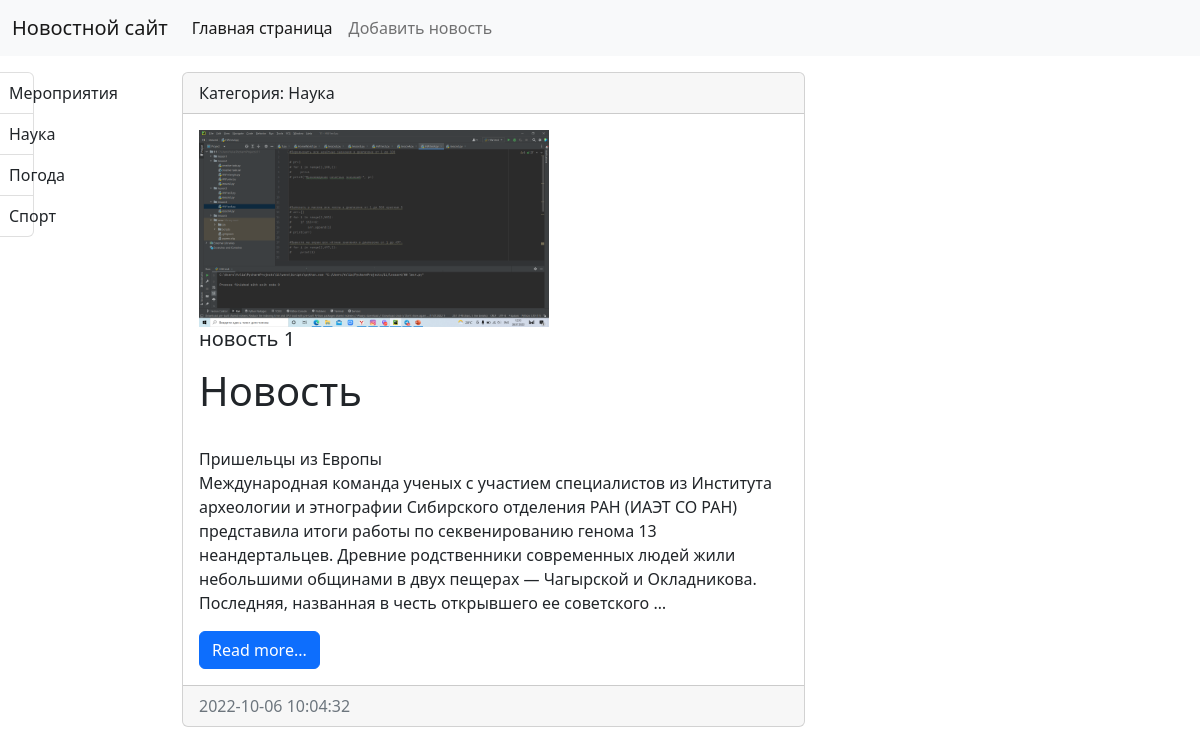
Page /category/1/ on the committed database.
### news/models.py (models this page shows, shortened)
class Category(models.Model):
    title = models.CharField(max_length=150,db_index=True,verbose_name='Наименование категории')
    def __str__(self):
        return self.title
    class Meta:
        verbose_name = 'Категория'
        verbose_name_plural = 'Категория'
        ordering = ['title']

class News(models.Model):
    title=models.CharField(max_length=1500,verbose_name= 'Наименование')
    content=models.TextField(blank=True, verbose_name= 'Контент')
    created_at=models.DateTimeField(auto_now_add=True, verbose_name= 'Дата публикации')
    update_at = models.DateTimeField(auto_now=True,verbose_name= 'Обновлено' )
    photo=models.ImageField(upload_to='photo/%Y/%m/%d/', verbose_name= 'Фото', blank=True)
    is_published=models.BooleanField(default=True, verbose_name= 'Опубликовано')
    category = models.ForeignKey('Category',on_delete=models.PROTECT,null=True,verbose_name='Категория')
    class Meta:
        verbose_name='Новость'
        verbose_name_plural = 'Новости'
        ordering = ['id']

### news/views.py (the view)
# urls.py: path('category/<int:category_id>/',get_category, name='category')
def get_category(request, category_id):
    news = News.objects.filter(category_id=category_id)
    categories = Category.objects.all()
    category =Category.objects.get(pk=category_id)
    context = {
        'news': news,
        'categories': categories,
        'category': category
    }
    return render(request, 'news/category.html', context)

### news/templates/news/category.html (shortened to what this page needs)
{% extends 'base.html' %}
{% block sidebar %}
<div class="col-md-3">
    <div class="list-group">
        {% for item in categories %}
        <a href="{% url 'category' item.pk %}" class="list-group-item list-group-item.action">{{ item.title }}</a>
        {% endfor %}
    </div>
</div>
{% endblock %}
{% block content %}
<div class="col-md-9">
    {% for item in news %}
    <div class="card mb-3">
        <div class="card-header">
            Категория: {{ item.category }}
        </div>
        <div class="card-body">
            <div class="media">
                {% if item.photo %}
                <img src="{{ item.photo.url }}" alt="" width="350" class="mr-3">
                {% else %}
                <img src="https://picsum.photos/seed/picsum/350/235" alt="" class="mr-3">
                {% endif %}
                <h5 class="card-title">{{ item.title }}</h5>
                {% autoescape off %}
                <p class="card-text">{{ item.content|linebreaks|truncatewords:50 }}</p
                >
                {% endautoescape %}
                <a href="#" class="btn btn-primary">Read more...</a>
            </div>
        </div>
        <div class="card-footer text-muted">
            {{ item.created_at|date:"Y-m-d H:i:s" }}
        </div>
    </div>
    {% endfor %}
</div>
</div>
{% endblock %}

### rows in the picture
Category: title "Мероприятия"
Category: title "Наука"
Category: title "Погода"
Category: title "Спорт"
News: category "Наука", photo (picture), title "новость 1", content "Новость Пришельцы из Европы Международная команда ученых с участием специалистов из Института археологии и этнографии Сибирского отделения РАН (ИАЭТ СО РАН) представила итоги работы по секвенированию генома 13 неандертальцев. Древние родственники современных людей жили небольшими общинами в двух пещерах — Чагырской и Окладникова. Последняя, названная в честь открывшего ее советского …", created_at "2022-10-06 10:04:32"
